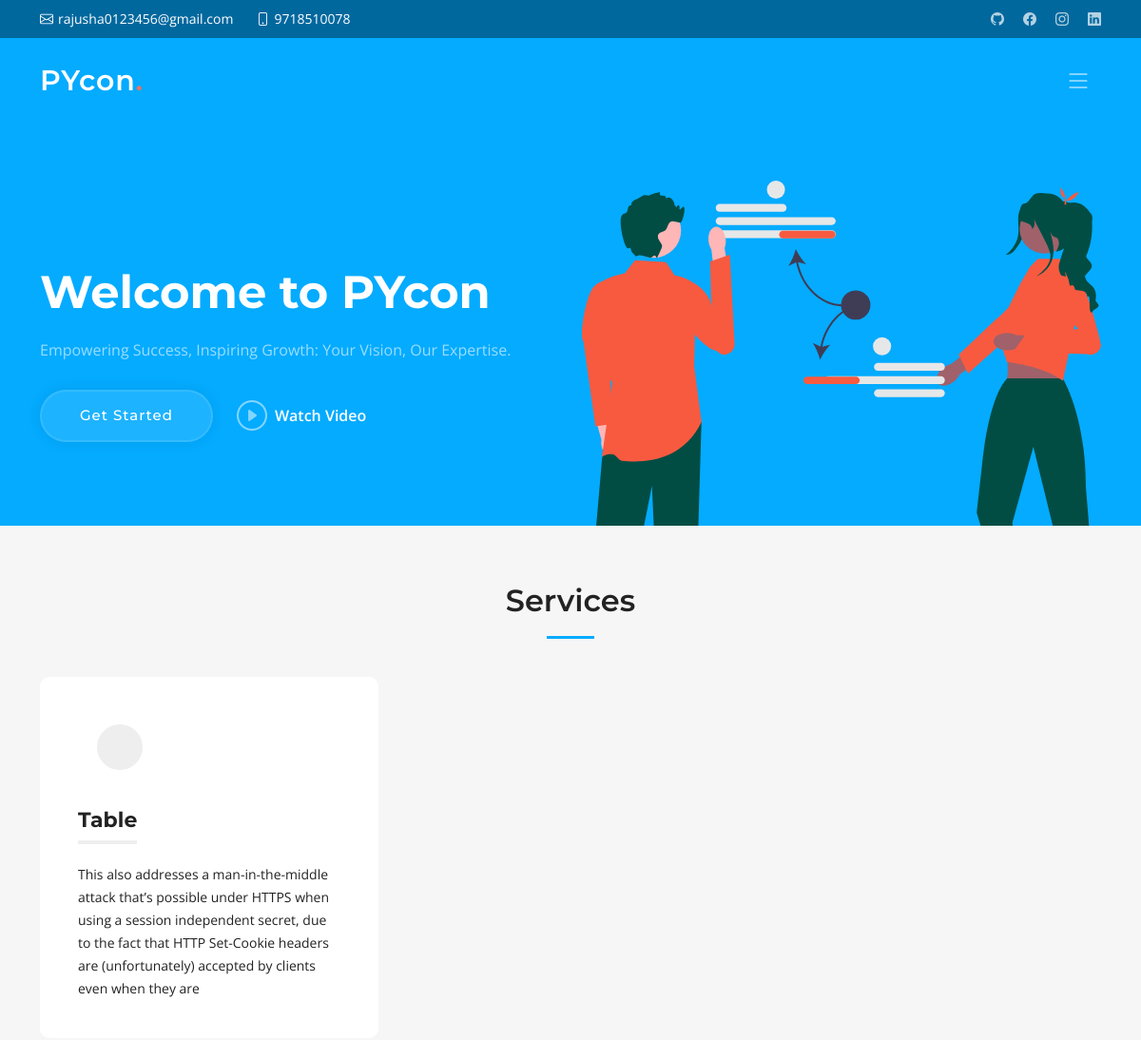
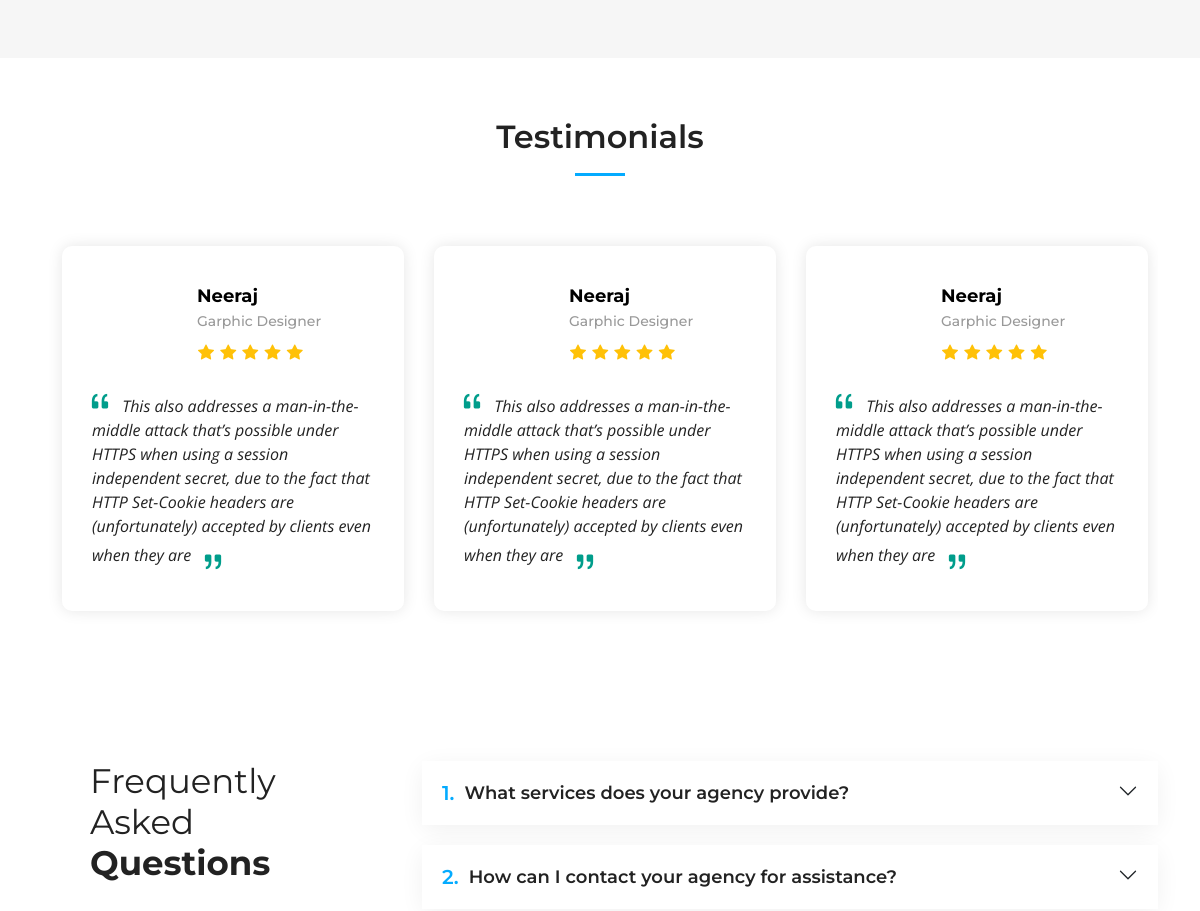
The app's page / (upper part), older data (2 pictures, top to bottom).
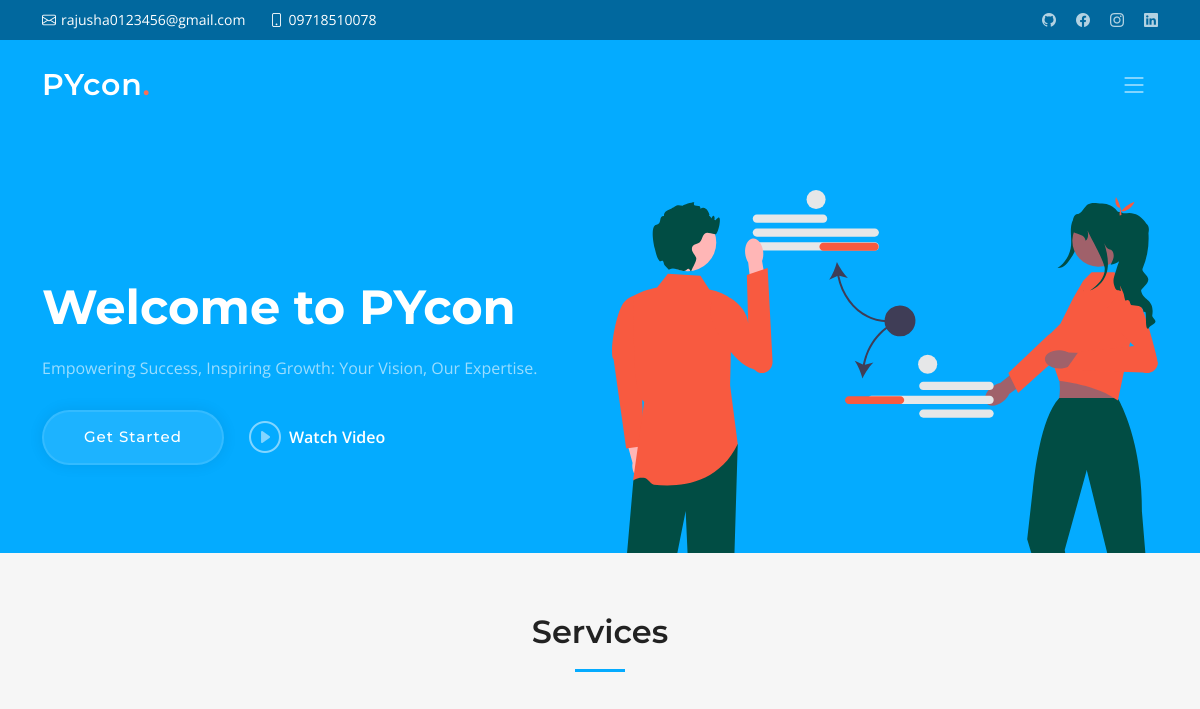
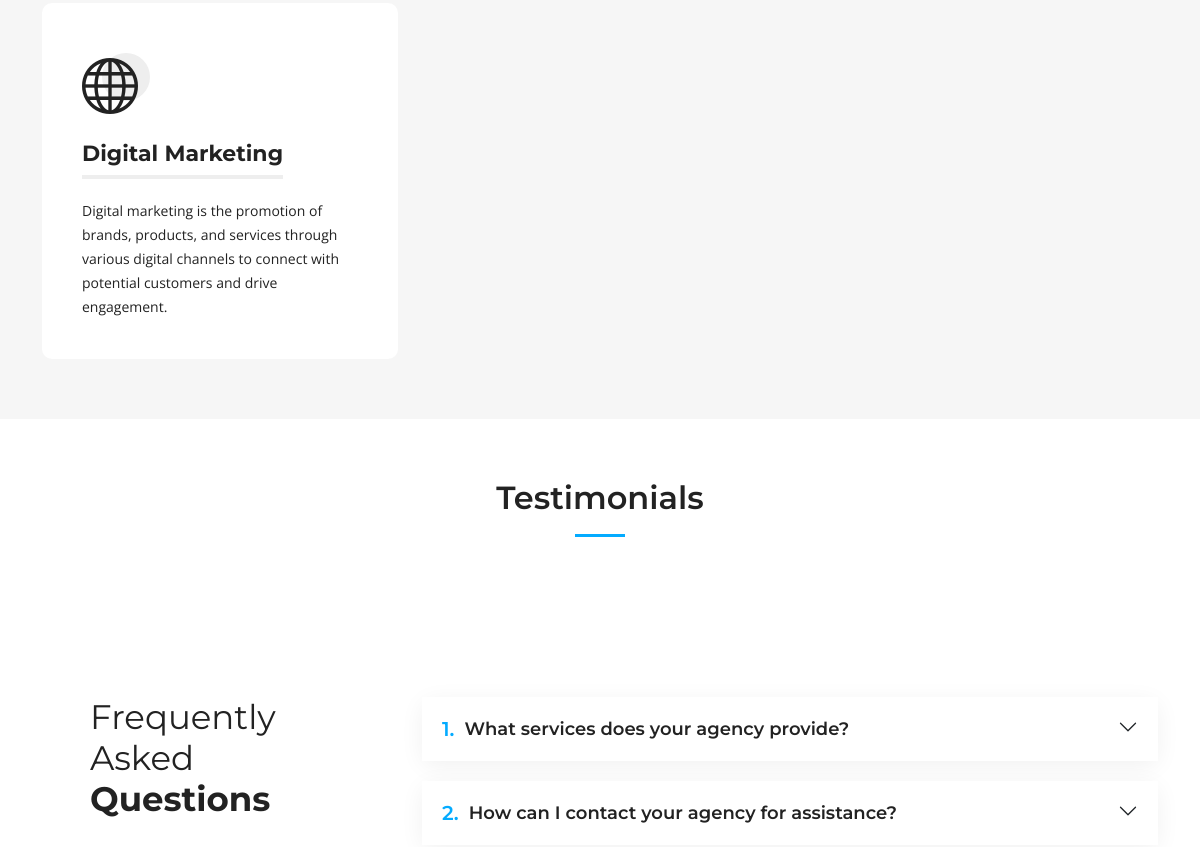
The same page, newer data (2 pictures, top to bottom).
### home/models.py (models this page shows, shortened)
class User(models.Model):
    first_name = models.CharField(max_length=50,default="name")
    last_name = models.CharField(max_length=50,default="name")
    location=models.CharField(max_length=30)
    email=models.EmailField()
    phone=models.CharField(max_length=20)
    video_url=models.URLField(blank=True,null=True)
    facebook_url=models.URLField(blank=True,null=True)
    instagram_url=models.URLField(blank=True,null=True)
    github_url=models.URLField(blank=True,null=True)
    linkedin_url=models.URLField(blank=True,null=True)

class Service(models.Model):
    icon=models.CharField(max_length=50, blank=True, null=True)
    title=models.CharField(max_length=250, blank=True, null=True)
    description=models.TextField()
    def __str__(self):
        return self.title

class Testimonial(models.Model):
    image=models.CharField( max_length=255,blank=True, null=True)
    star_count=[
        (1, 'One'),
        (2, 'Two'),
        (3, 'Three'),
        (4, 'Four'),
        (5, 'Five'),
    ]
    rate = models.IntegerField( choices=star_count)
    name=models.CharField(max_length=20)
    profession=models.CharField(max_length=20)
    description=models.TextField()
    def __str__(self):
        return f"{self.profession}-{self.profession}"

### home/views.py (the view)
# urls.py: 2. Add a URL to urlpatterns:  path('', views.home, name='home')
def home(request):
    all_records=User.objects.first()
    print(f"User:{User.location}")
    services=Service.objects.all()
    testimonial=Testimonial.objects.all()
    context={
        "location":all_records.location,
        "email":all_records.email,
        "phone":all_records.phone,
        "video_url":all_records.video_url,
        "instagram_url":all_records.instagram_url,
        "facebook_url":all_records.facebook_url,
        "linkedin_url":all_records.linkedin_url,
        "github_url":all_records.github_url,
        "services":services,
        "testimonial":testimonial,
    }
    print(f"context :{context}")
    return render(request, 'home/home.html',context)

### templates/home/home.html (shortened to what the changed rows need)
{% load static %}
<!DOCTYPE html>
<html lang="en">
<head>
  <link href="{% static 'assets/vendor/bootstrap/css/bootstrap.min.css' %}" rel="stylesheet">
  <link href="{% static 'assets/vendor/bootstrap-icons/bootstrap-icons.css' %}" rel="stylesheet">
  <link href="{% static 'assets/vendor/aos/aos.css' %}" rel="stylesheet">
  <link href="{% static 'assets/vendor/glightbox/css/glightbox.min.css' %}" rel="stylesheet">
  <link href="{% static 'assets/vendor/swiper/swiper-bundle.min.css' %}" rel="stylesheet">
  <link href="{% static 'css/main.css' %}" rel="stylesheet">
</head>
<body>
  {% include "home/header.html" %}
  <section id="hero" class="hero">
    <div class="container position-relative">
      <div class="row gy-5" data-aos="fade-in">
        <div class="col-lg-6 order-2 order-lg-1 d-flex flex-column justify-content-center text-center text-lg-start">
          <h2>Welcome to <span>PYcon</span></h2>
        </div>
      </div>
    </div>
  </section>
  <main id="main">
    <section id="services" class="services sections-bg">
      <div class="container" data-aos="fade-up">
        <div class="section-header">
          <h2>Services</h2>
        </div>
        <div class="row gy-4" data-aos="fade-up" data-aos-delay="100">
          {% for service in services%}
          <div class="col-lg-4 col-md-6">
            <div class="service-item  position-relative">
              <div class="icon">
                <i class="{{service.icon}}"></i>
              </div>
              <h3>{{service.title}}</h3>
              <p>{{service.description}}</p>
            </div>
          </div>
          {% endfor %}
        </div>
      </div>
    </section>
    <section id="testimonials" class="testimonials">
      <div class="container" data-aos="fade-up">
        <div class="section-header">
          <h2>Testimonials</h2>
        </div>
        <div class="slides-3 swiper" data-aos="fade-up" data-aos-delay="100">
          <div class="swiper-wrapper">
            {% for testimonials in testimonial %}
            <div class="swiper-slide">
              <div class="testimonial-wrap">
                <div class="testimonial-item">
                  <div class="d-flex align-items-center">
                    <div>
                      <h3>{{testimonials.name}}</h3>
                      <h4>{{testimonials.profession}}</h4>
                      <div class="stars">
                        {% for i in 'x'|ljust:testimonials.rate %}
                        <i class="bi bi-star-fill"></i>
                        {% endfor %}
                      </div>
                    </div>
                  </div>
                  <p>
                    <i class="bi bi-quote quote-icon-left"></i>
                    {{testimonials.description}}
                    <i class="bi bi-quote quote-icon-right"></i>
                  </p>
                </div>
              </div>
            </div>
            {% endfor %}
          </div>
        </div>
      </div>
    </section>
  </main>
</body>
</html>

### templates/home/header.html (shortened to what this page needs)
{% load static %}
  <section id="topbar" class="topbar d-flex align-items-center">
    <div class="container d-flex justify-content-center justify-content-md-between">
      <div class="contact-info d-flex align-items-center">
        <i class="bi bi-envelope d-flex align-items-center"><a href="{{email}}">{{email}}</a></i>
        <i class="bi bi-phone d-flex align-items-center ms-4"><span>{{phone}}</span></i>
      </div>
      <div class="social-links d-none d-md-flex align-items-center">
        <a href="{{github_url}}" class="twitter"><i class="bi bi-github"></i></a>
        <a href="{{facebook_url}}" class="facebook"><i class="bi bi-facebook"></i></a>
        <a href="{{instagram_url}}" class="instagram"><i class="bi bi-instagram"></i></a>
        <a href="{{linkedin_url}}" class="linkedin"><i class="bi bi-linkedin"></i></i></a>
      </div>
    </div>
  </section>
  <header id="header" class="header d-flex align-items-center">
    <div class="container-fluid container-xl d-flex align-items-center justify-content-between">
      <a href="home.html" class="logo d-flex align-items-center">
        <h1>PYcon<span>.</span></h1>
      </a>
      <i class="mobile-nav-toggle mobile-nav-show bi bi-list"></i>
    </div>
  </header>

Row changes from the older to the newer data that the page shows:
removed Testimonial: name "Neeraj", profession "Garphic Designer", rate 5 (drawn), description "This also addresses a man-in-the-middle attack that’s possible under HTTPS when using a session independent secret, due to the fact that HTTP Set-Cookie headers are (unfortunately) accepted by clients even when they are"
changed User "rajusha0123456@gmail.com": phone "9718510078" → "09718510078"
changed Service: icon "\"bi bi-table\"" → "bi bi-globe" (drawn); title "Table" → "Digital Marketing"; description "This also addresses a man-in-the-middle attack that’s possible under HTTPS when using a session independent secret, due to the fact that HTTP Set-Cookie headers are (unfortunately) accepted by clients even when they are" → "Digital marketing is the promotion of brands, products, and services through various digital channels to connect with potential customers and drive engagement."
